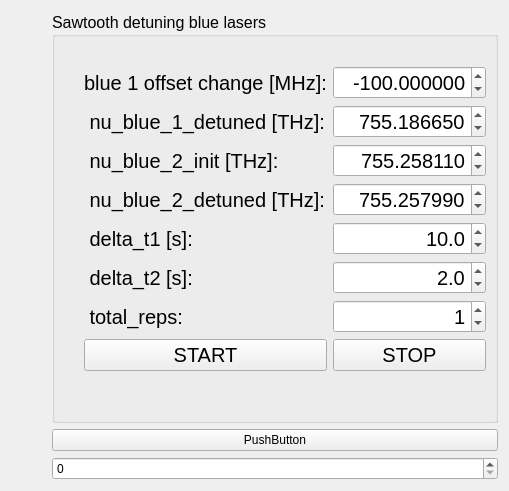
      <widget class="QWidget" name="tab_4">
       <attribute name="title">
        <string>functions: SAWTOOTH</string>
       </attribute>
       <layout class="QVBoxLayout" name="verticalLayout_7">
        <item>
         <layout class="QGridLayout" name="gridLayout_6">
          <item row="1" column="2">
           <widget class="QGroupBox" name="groupBox_5">
            <property name="font">
             <font>
              <pointsize>12</pointsize>
             </font>
            </property>
            <property name="title">
             <string>Sawtooth detuning blue lasers</string>
            </property>
            <layout class="QVBoxLayout" name="verticalLayout_8">
             <item>
              <layout class="QGridLayout" name="gridLayout_7">
               <item row="0" column="4">
                <spacer name="horizontalSpacer_41">
                 <property name="orientation">
                  <enum>Qt::Horizontal</enum>
                 </property>
                 <property name="sizeHint" stdset="0">
                  <size>
                   <width>40</width>
                   <height>20</height>
                  </size>
                 </property>
                </spacer>
               </item>
               <item row="1" column="1" colspan="2">
                <widget class="QLabel" name="label_23">
                 <property name="font">
                  <font>
                   <pointsize>15</pointsize>
                  </font>
                 </property>
                 <property name="text">
                  <string>blue 1 offset change [MHz]:</string>
                 </property>
                </widget>
               </item>
               <item row="2" column="3" colspan="2">
                <widget class="QDoubleSpinBox" name="doubleSpinBox_sawtooth_nu_blue_1_detuned">
                 <property name="font">
                  <font>
                   <pointsize>15</pointsize>
                  </font>
                 </property>
                 <property name="alignment">
                  <set>Qt::AlignRight|Qt::AlignTrailing|Qt::AlignVCenter</set>
                 </property>
                 <property name="decimals">
                  <number>6</number>
                 </property>
                 <property name="minimum">
                  <double>755.000000000000000</double>
                 </property>
                 <property name="maximum">
                  <double>755.500000000000000</double>
                 </property>
                 <property name="singleStep">
                  <double>0.000001000000000</double>
                 </property>
                 <property name="value">
                  <double>755.186649999999986</double>
                 </property>
                </widget>
               </item>
               <item row="1" column="3" colspan="2">
                <widget class="QDoubleSpinBox" name="doubleSpinBox_sawtooth_blue_1_change">
                 <property name="font">
                  <font>
                   <pointsize>15</pointsize>
                  </font>
                 </property>
                 <property name="alignment">
                  <set>Qt::AlignRight|Qt::AlignTrailing|Qt::AlignVCenter</set>
                 </property>
                 <property name="decimals">
                  <number>6</number>
                 </property>
                 <property name="minimum">
                  <double>-1000.000000000000000</double>
                 </property>
                 <property name="maximum">
                  <double>1000.000000000000000</double>
                 </property>
                 <property name="singleStep">
                  <double>1.000000000000000</double>
                 </property>
                 <property name="value">
                  <double>-100.000000000000000</double>
                 </property>
                 <property name="laserID" stdset="0">
                  <string>blue_1</string>
                 </property>
                </widget>
               </item>
               <item row="5" column="3" colspan="2">
                <widget class="QDoubleSpinBox" name="doubleSpinBox_sawtooth_delta_t1">
                 <property name="font">
                  <font>
                   <pointsize>15</pointsize>
                  </font>
                 </property>
                 <property name="alignment">
                  <set>Qt::AlignRight|Qt::AlignTrailing|Qt::AlignVCenter</set>
                 </property>
                 <property name="decimals">
                  <number>1</number>
                 </property>
                 <property name="maximum">
                  <double>100.000000000000000</double>
                 </property>
                 <property name="singleStep">
                  <double>0.100000000000000</double>
                 </property>
                 <property name="value">
                  <double>10.000000000000000</double>
                 </property>
                </widget>
               </item>
               <item row="6" column="3" colspan="2">
                <widget class="QDoubleSpinBox" name="doubleSpinBox_sawtooth_delta_t2">
                 <property name="font">
                  <font>
                   <pointsize>15</pointsize>
                  </font>
                 </property>
                 <property name="alignment">
                  <set>Qt::AlignRight|Qt::AlignTrailing|Qt::AlignVCenter</set>
                 </property>
                 <property name="decimals">
                  <number>1</number>
                 </property>
                 <property name="singleStep">
                  <double>0.100000000000000</double>
                 </property>
                 <property name="value">
                  <double>2.000000000000000</double>
                 </property>
                </widget>
               </item>
               <item row="0" column="2">
                <spacer name="horizontalSpacer_37">
                 <property name="orientation">
                  <enum>Qt::Horizontal</enum>
                 </property>
                 <property name="sizeHint" stdset="0">
                  <size>
                   <width>40</width>
                   <height>20</height>
                  </size>
                 </property>
                </spacer>
               </item>
               <item row="9" column="0">
                <spacer name="verticalSpacer_16">
                 <property name="orientation">
                  <enum>Qt::Vertical</enum>
                 </property>
                 <property name="sizeHint" stdset="0">
                  <size>
                   <width>20</width>
                   <height>40</height>
                  </size>
                 </property>
                </spacer>
               </item>
               <item row="7" column="3" colspan="2">
                <widget class="QSpinBox" name="spinBox_sawtooth_total_reps">
                 <property name="font">
                  <font>
                   <pointsize>15</pointsize>
                  </font>
                 </property>
                 <property name="alignment">
                  <set>Qt::AlignRight|Qt::AlignTrailing|Qt::AlignVCenter</set>
                 </property>
                 <property name="value">
                  <number>1</number>
                 </property>
                </widget>
               </item>
               <item row="8" column="3" colspan="2">
                <widget class="QPushButton" name="pushButton_sawtooth_laser_blue_1_and_2_stop">
                 <property name="font">
                  <font>
                   <pointsize>15</pointsize>
                  </font>
                 </property>
                 <property name="text">
                  <string>STOP</string>
                 </property>
                </widget>
               </item>
               <item row="7" column="1">
                <widget class="QLabel" name="label_33">
                 <property name="font">
                  <font>
                   <pointsize>15</pointsize>
                  </font>
                 </property>
                 <property name="text">
                  <string> total_reps:</string>
                 </property>
                </widget>
               </item>
               <item row="0" column="3">
                <spacer name="horizontalSpacer_36">
                 <property name="orientation">
                  <enum>Qt::Horizontal</enum>
                 </property>
                 <property name="sizeHint" stdset="0">
                  <size>
                   <width>40</width>
                   <height>20</height>
                  </size>
                 </property>
                </spacer>
               </item>
               <item row="6" column="1" colspan="2">
                <widget class="QLabel" name="label_32">
                 <property name="font">
                  <font>
                   <pointsize>15</pointsize>
                  </font>
                 </property>
                 <property name="text">
                  <string> delta_t2 [s]:</string>
                 </property>
                </widget>
               </item>
               <item row="8" column="1" colspan="2">
                <widget class="QPushButton" name="pushButton_sawtooth_laser_blue_1_and_2_start">
                 <property name="font">
                  <font>
                   <pointsize>15</pointsize>
                  </font>
                 </property>
                 <property name="text">
                  <string>START</string>
                 </property>
                </widget>
               </item>
               <item row="5" column="1" colspan="2">
                <widget class="QLabel" name="label_31">
                 <property name="font">
                  <font>
                   <pointsize>15</pointsize>
                  </font>
                 </property>
                 <property name="text">
                  <string> delta_t1 [s]:</string>
                 </property>
                </widget>
               </item>
               <item row="2" column="1" colspan="2">
                <widget class="QLabel" name="label_25">
                 <property name="font">
                  <font>
                   <pointsize>15</pointsize>
                  </font>
                 </property>
                 <property name="text">
                  <string> nu_blue_1_detuned [THz]:</string>
                 </property>
                </widget>
               </item>
               <item row="0" column="1">
                <spacer name="horizontalSpacer_40">
                 <property name="orientation">
                  <enum>Qt::Horizontal</enum>
                 </property>
                 <property name="sizeHint" stdset="0">
                  <size>
                   <width>40</width>
                   <height>20</height>
                  </size>
                 </property>
                </spacer>
               </item>
               <item row="3" column="1" colspan="2">
                <widget class="QLabel" name="label_34">
                 <property name="font">
                  <font>
                   <pointsize>15</pointsize>
                  </font>
                 </property>
                 <property name="text">
                  <string> nu_blue_2_init [THz]:</string>
                 </property>
                </widget>
               </item>
               <item row="4" column="1" colspan="2">
                <widget class="QLabel" name="label_35">
                 <property name="font">
                  <font>
                   <pointsize>15</pointsize>
                  </font>
                 </property>
                 <property name="text">
                  <string> nu_blue_2_detuned [THz]:</string>
                 </property>
                </widget>
               </item>
               <item row="3" column="3" colspan="2">
                <widget class="QDoubleSpinBox" name="doubleSpinBox_sawtooth_nu_blue_2_init">
                 <property name="font">
                  <font>
                   <pointsize>15</pointsize>
                  </font>
                 </property>
                 <property name="alignment">
                  <set>Qt::AlignRight|Qt::AlignTrailing|Qt::AlignVCenter</set>
                 </property>
                 <property name="decimals">
                  <number>6</number>
                 </property>
                 <property name="minimum">
                  <double>755.000000000000000</double>
                 </property>
                 <property name="maximum">
                  <double>755.500000000000000</double>
                 </property>
                 <property name="singleStep">
                  <double>0.000001000000000</double>
                 </property>
                 <property name="value">
                  <double>755.258109999999988</double>
                 </property>
                </widget>
               </item>
               <item row="4" column="3" colspan="2">
                <widget class="QDoubleSpinBox" name="doubleSpinBox_sawtooth_nu_blue_2_detuned">
                 <property name="font">
                  <font>
                   <pointsize>15</pointsize>
                  </font>
                 </property>
                 <property name="alignment">
                  <set>Qt::AlignRight|Qt::AlignTrailing|Qt::AlignVCenter</set>
                 </property>
                 <property name="decimals">
                  <number>6</number>
                 </property>
                 <property name="minimum">
                  <double>755.000000000000000</double>
                 </property>
                 <property name="maximum">
                  <double>755.500000000000000</double>
                 </property>
                 <property name="singleStep">
                  <double>0.000001000000000</double>
                 </property>
                 <property name="value">
                  <double>755.257989999999950</double>
                 </property>
                </widget>
               </item>
              </layout>
             </item>
            </layout>
           </widget>
          </item>
          <item row="1" column="0">
           <layout class="QVBoxLayout" name="verticalLayout_sawtooth_blue_1"/>
          </item>
          <item row="0" column="0">
           <spacer name="horizontalSpacer_39">
            <property name="orientation">
             <enum>Qt::Horizontal</enum>
            </property>
            <property name="sizeHint" stdset="0">
             <size>
              <width>40</width>
              <height>1</height>
             </size>
            </property>
           </spacer>
          </item>
          <item row="0" column="2">
           <spacer name="horizontalSpacer_35">
            <property name="orientation">
             <enum>Qt::Horizontal</enum>
            </property>
            <property name="sizeHint" stdset="0">
             <size>
              <width>40</width>
              <height>1</height>
             </size>
            </property>
           </spacer>
          </item>
          <item row="1" column="1">
           <spacer name="verticalSpacer_15">
            <property name="orientation">
             <enum>Qt::Vertical</enum>
            </property>
            <property name="sizeHint" stdset="0">
             <size>
              <width>1</width>
              <height>40</height>
             </size>
            </property>
           </spacer>
          </item>
          <item row="2" column="1">
           <spacer name="verticalSpacer_17">
            <property name="orientation">
             <enum>Qt::Vertical</enum>
            </property>
            <property name="sizeHint" stdset="0">
             <size>
              <width>1</width>
              <height>40</height>
             </size>
            </property>
           </spacer>
          </item>
          <item row="2" column="0">
           <layout class="QVBoxLayout" name="verticalLayout_sawtooth_blue_2"/>
          </item>
          <item row="2" column="2">
           <layout class="QGridLayout" name="gridLayout_8">
            <item row="0" column="0">
             <widget class="QPushButton" name="pushButton_debug">
              <property name="text">
               <string>PushButton</string>
              </property>
             </widget>
            </item>
            <item row="1" column="0">
             <widget class="QSpinBox" name="spinBox_debug">
              <property name="maximum">
               <number>9999</number>
              </property>
             </widget>
            </item>
           </layout>
          </item>
         </layout>
        </item>
       </layout>
      </widget>
